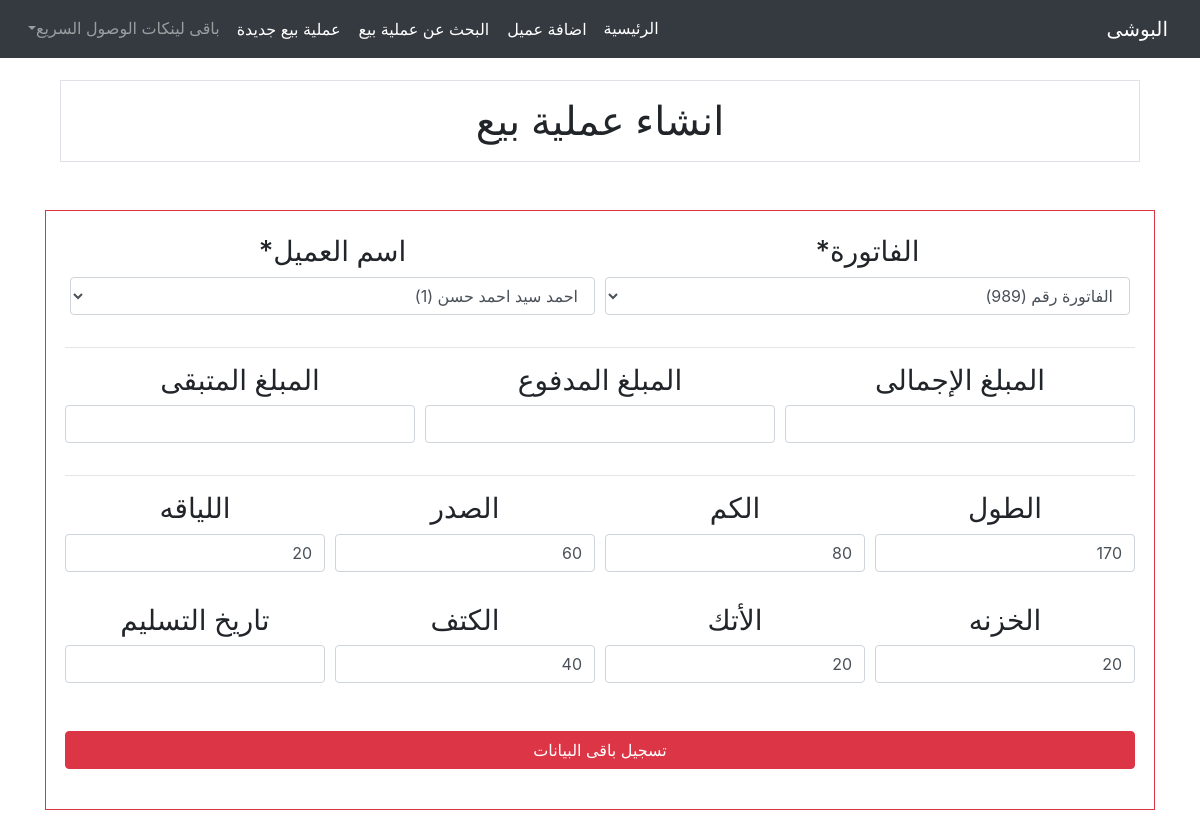
Screenshot of /order/createBasicInfos/989 with the database file from the repository.
### client/models.py (models this page shows, shortened)
class TimeStampMixin(models.Model):
    created_at      = models.DateTimeField(auto_now_add=True,null=True)
    updated_at      = models.DateTimeField(auto_now=True,null=True)
    is_deleted      = models.BooleanField(default=False)

class ClientSizes(TimeStampMixin, models.Model):
    clientS  = models.ForeignKey('Client', related_name='client', on_delete=models.CASCADE)
    tall    = models.CharField(max_length=5, null=True, blank=True, verbose_name="الطول") # الطول
    kom     = models.CharField(max_length=5, null=True, blank=True, verbose_name="الكم") # الكم
    ktf     = models.CharField(max_length=5, null=True, blank=True, verbose_name="الكتف") # الكتف
    sadr    = models.CharField(max_length=5, null=True, blank=True, verbose_name="الصدر") # الصدر
    leaka   = models.CharField(max_length=5, null=True, blank=True, verbose_name="اللياقه") # اللياقه
    kazna   = models.CharField(max_length=5, null=True, blank=True, verbose_name="الخزنه") # الخزنه
    atak    = models.CharField(max_length=5, null=True, blank=True, verbose_name="الأتك") # الأتك

### order/views.py (the view, shortened to what this page needs)
# urls.py: path('createBasicInfos/<int:pk>', BasicOrderFormCreateView.as_view(),name="finalPart"),
class BasicOrderFormCreateView(FormView):
    form_class  = basicInvoiceInfoForm
    template_name   = 'order/basicOrderCreate_form.html'
    success_url = reverse_lazy('order:list')
    def get_initial(self):
        initial = super().get_initial()
        master_invoice_pk = self.kwargs.get('pk')
        master_invoice = MasterInvoice.objects.get(pk=master_invoice_pk)
        client = master_invoice.clientMI
        initial['masterInvoice'] = master_invoice
        initial['clientS'] = client
        clientSizes = ClientSizes.objects.filter(clientS=client).count()
        if clientSizes > 0 :
            clientSizes = ClientSizes.objects.filter(clientS=client).first()
            initial['tall'] = clientSizes.tall
            initial['kom'] = clientSizes.kom
            initial['ktf'] = clientSizes.ktf
            initial['sadr'] = clientSizes.sadr
            initial['leaka'] = clientSizes.leaka
            initial['kazna'] = clientSizes.kazna
            initial['atak'] = clientSizes.atak
        else:
            pass
        return initial

### client/models.py (called while the page is built)
    def __str__(self):
        return f"{self.name} ({str(self.id)}) "

### order/models.py (called while the page is built)
    def __str__(self):
        return f" الفاتورة رقم ({self.id})"

### order/templates/order/basicOrderCreate_form.html (shortened to what this page needs)
{% extends "homee/index.html" %}
{% load crispy_forms_tags %}
{% block content %}
<div class="container-fluid text-center m-auto">
    <h1 class="h1 border p-3 mb-5 mt-3">{% if form.instance.pk %}تعديل{% else %} انشاء {% endif %} عملية بيع </h1>
    <div class="row">
        <div class="col-12 mb-5 border border-danger p-4">
            <form method="post" class="h3">
                <div class="form-row">
                    <div class="form-group col-6 mb-0">
                        {{ form.masterInvoice|as_crispy_field }}
                    </div>
                    <div class="form-group col-6 mb-0">
                        {{ form.clientS|as_crispy_field }}
                    </div>
                <div>
                <hr>
                <div class="form-row">
                    <div class="form-group col-4 mb-0">
                        {{ form.total|as_crispy_field }}
                    </div>
                    <div class="form-group col-4 mb-0">
                        {{ form.paid|as_crispy_field }}
                    </div>
                    <div class="form-group col-4 mb-0">
                        {{ form.remain|as_crispy_field }}
                    </div>
                </div>
                <hr>
                <div class="form-row">
                    <div class="form-group col-3">
                        {{ form.tall|as_crispy_field }}
                    </div>
                    <div class="form-group col-3">
                        {{ form.kom|as_crispy_field }}
                    </div>
                    <div class="form-group col-3">
                        {{ form.sadr|as_crispy_field }}
                    </div>
                    <div class="form-group col-3">
                        {{ form.leaka|as_crispy_field }}
                    </div>
                    <div class="form-group col-3">
                        {{ form.kazna|as_crispy_field }}
                    </div>
                    <div class="form-group col-3">
                        {{ form.atak|as_crispy_field }}
                    </div>
                    <div class="form-group col-3">
                        {{ form.ktf|as_crispy_field }}
                    </div>
                    <div class="form-group col-3">
                        {{ form.receve_date|as_crispy_field }}
                    </div>
                </div>
                <button type="submit" class="btn btn-danger text-white d-block w-100 h3 mt-3">تسجيل باقى البيانات</button>
            </form>
        </div>
</div>
{% endblock %}

### rows the page displays
ClientSizes: clientS "احمد سيد احمد حسن (1)", tall "170", kom "80", sadr "60", leaka "20", kazna "20", atak "20", ktf "40"
